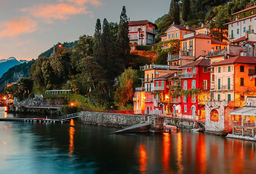
#> input picture k-means/scene.png, 256 x 174 px, shrunk from 1275 x 867 before the run
$ python kmeans_image_compression.py
#> lines starting #> are read from the running program, lines starting #| are printed output that depends on the picture; long printed decimals are rounded
### k-means/utils.py
import numpy as np
import matplotlib.pyplot as plt
from mpl_toolkits.mplot3d import Axes3D

def load_data():
    X = np.load("data/ex7_X.npy")
    return X

def draw_line(p1, p2, style="-k", linewidth=1):
    plt.plot([p1[0], p2[0]], [p1[1], p2[1]], style, linewidth=linewidth)

# [15 lines left out: functions plot_data_points, plot_progress_kMeans, not called in this run]

def plot_kMeans_RGB(X, centroids, idx, K):
    fig = plt.figure(figsize=(16, 16))
    ax = fig.add_subplot(221, projection='3d')
    ax.scatter(X[:, 0], X[:, 1], X[:, 2], zdir='z', depthshade=False, s=0.3, c=X / 255)
    ax.scatter(centroids[:, 0], centroids[:, 1], centroids[:, 2], zdir='z', depthshade=False, s=500, c='red', marker='x', lw=3)
    ax.set_xlabel('R value - Redness')
    ax.set_ylabel('G value - Greenness')
    ax.set_zlabel('B value - Blueness')
    ax.yaxis.set_pane_color((0., 0., 0., .2))
    ax.set_title("Original colors and their color clusters' centroids")
    plt.show()

def show_centroid_colors(centroids):
    palette = np.expand_dims(centroids, axis=0)
    num = np.arange(0, len(centroids))
    plt.figure(figsize=(16, 2))
    plt.xticks(num)
    plt.yticks([])
    plt.imshow(palette.reshape(1, -1, 3) / 255, aspect='auto')
    plt.show()

### k-means/kmeans_image_compression.py
import numpy as np
import matplotlib.pyplot as plt
from utils import *
import os
from PIL import Image
from sklearn.cluster import KMeans

def find_closest_centroids(X, centroids):
    K = centroids.shape[0]
    idx = np.zeros(X.shape[0], dtype=int)
    for i in range(X.shape[0]):
        distances = np.linalg.norm(X[i] - centroids, axis=1)
        idx[i] = np.argmin(distances)
    return idx

def compute_centroids(X, idx, K):
    m, n = X.shape
    centroids = np.zeros((K, n))
    for k in range(K):
        points = X[idx == k]
        if points.size != 0:
            centroids[k] = np.mean(points, axis=0)
    return centroids

def kMeans_init_centroids(X, K):
    kmeans = KMeans(n_clusters=K, init='k-means++', random_state=0)
    kmeans.fit(X)
    centroids = kmeans.cluster_centers_
    return centroids

def run_kMeans(X, initial_centroids, max_iters=10):
    m, n = X.shape
    K = initial_centroids.shape[0]
    centroids = initial_centroids
    previous_centroids = centroids
    idx = np.zeros(m, dtype=int)
    for i in range(max_iters):
        print(f"K-Means iteration {i}/{max_iters-1}")
        idx = find_closest_centroids(X, centroids)
        previous_centroids = centroids
        centroids = compute_centroids(X, idx, K)
    return centroids, idx

def count_unique_colors(img):
    return len(np.unique(np.reshape(img, (-1, img.shape[2])), axis=0))

image_file = "scene.png"  # enter the file name here
if not os.path.exists(image_file):
    print("The file does not exist. Please check the file name and try again.")
    exit()

original_img = np.array(Image.open(image_file).convert('RGB'))
plt.imshow(original_img)
plt.title('Original Image')
plt.show()
print("Shape of original_img is:", original_img.shape)
#| Shape of original_img is: (174, 256, 3)

num_unique_colors = count_unique_colors(original_img)
#> num_unique_colors = 36861
print(f"The image contains {num_unique_colors} unique colors.")
#| The image contains 36861 unique colors.

while True:
    K = int(input(f"Enter the number of colors to compress the image to (must be less than {num_unique_colors}): "))
    if K < num_unique_colors:
        break
    print(f"Please enter a number less than {num_unique_colors}.")
#> this loop made 1 pass; the answer given on pass 1: 3
#> K on pass 1: 3

X_img = np.reshape(original_img, (original_img.shape[0] * original_img.shape[1], 3)).astype(float)
max_iters = 10

print("Initial centroids:")
initial_centroids = kMeans_init_centroids(X_img, K)
#> in kMeans_init_centroids, `centroids = kmeans.cluster_centers_`: centroids = [[44.18, 42.62, 31.04], [154.7, 78.92, 48.38], [173, 159.8, 149.2]]
#> initial_centroids has the same summary as centroids in kMeans_init_centroids
print(initial_centroids)
#| [[ 44.178  42.624   31.038]
#|  [154.733  78.919  48.380]
#|  [173.029 159.785 149.192]]

centroids, idx = run_kMeans(X_img, initial_centroids, max_iters)
#> in run_kMeans, `previous_centroids = centroids`: previous_centroids has the same summary as centroids in kMeans_init_centroids
#> centroids = [[43.89, 42.43, 30.91], [153.9, 78.9, 48.54], [173.2, 159.9, 149.2]]
print("Final centroids:")
print(centroids)
#| [[ 43.889  42.432  30.911]
#|  [153.914  78.896   48.542 ]
#|  [173.210 159.857 149.193]]
print("Shape of idx:", idx.shape)
#| Shape of idx: (44544,)
print("Closest centroid for the first five elements:", idx[:5])
#| Closest centroid for the first five elements: [2 2 2 2 2]

plot_kMeans_RGB(X_img, centroids, idx, K)
#> in plot_kMeans_RGB, `plt.show()`:
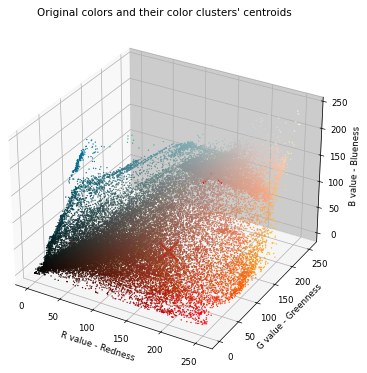
#> figure drawn by matplotlib, 1 panel
show_centroid_colors(centroids)
#> in show_centroid_colors, `palette = np.expand_dims(centroids, axis=0)`: palette has the same summary as centroids outside show_centroid_colors
#> in show_centroid_colors, `num = np.arange(0, len(centroids))`: num = [0, 1, 2]
#> in show_centroid_colors, `plt.show()`:
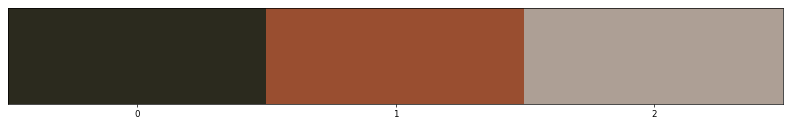
#> figure drawn by matplotlib, 1 panel

idx = find_closest_centroids(X_img, centroids)
X_recovered = centroids[idx, :]
X_recovered = np.reshape(X_recovered, original_img.shape)
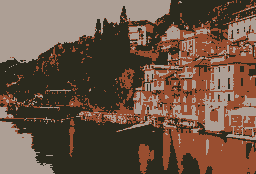
#> X_recovered: shape (174, 256, 3) float64; mean R, G, B 109.8, 85.7, 69.6

fig, ax = plt.subplots(1, 2, figsize=(16, 16))
ax[0].imshow(original_img)
ax[0].set_title('Original')
ax[0].axis('off')

ax[1].imshow(X_recovered.astype(np.uint8))
ax[1].set_title(f'Compressed with {K} colours')
ax[1].axis('off')
plt.show()
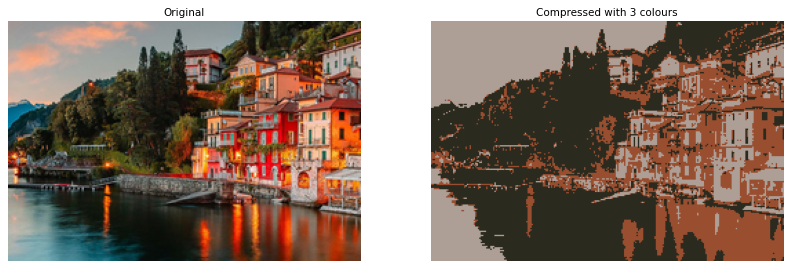
#> figure drawn by matplotlib, 2 panels

$ run again, with k-means/bird_small.png copied over k-means/scene.png
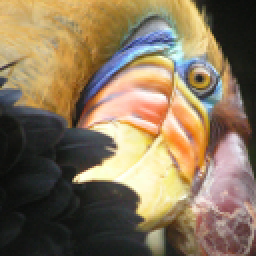
#> input picture k-means/bird_small.png, 128 x 128 px (shown 2 times larger)
#> original_img is the input picture: shape (128, 128, 3); mean R, G, B 135.4, 117.4, 91.3
#| Shape of original_img is: (128, 128, 3)
#> num_unique_colors = 13930
#| The image contains 13930 unique colors.
#> the loop `while True:` made 1 pass; the answer given on pass 1: 3
#> K on pass 1: 3
#> in kMeans_init_centroids, `centroids = kmeans.cluster_centers_`: centroids = [[39.37, 37.91, 34.76], [227, 205.3, 165.2], [163.5, 130.6, 91.39]]
#> initial_centroids has the same summary as centroids in kMeans_init_centroids
#| [[ 39.371  37.910  34.764]
#|  [226.958 205.253  165.163]
#|  [163.459 130.634  91.385]]
#> in run_kMeans, `previous_centroids = centroids`: previous_centroids has the same summary as centroids in kMeans_init_centroids
#> `centroids, idx = run_kMeans(X_img, initial_centroids, max_iters)`: centroids = [[39.15, 37.78, 34.7], [226.8, 205, 164.8], [163, 130.2, 91.08]]; idx = 16384 values, max 2 at index 9, min 0 at index 97, mean 0.971
#| [[ 39.152  37.783  34.701]
#|  [226.771 204.958  164.751 ]
#|  [162.978  130.173  91.079]]
#| Shape of idx: (16384,)
#| Closest centroid for the first five elements: [1 1 1 1 1]
#> palette has the same summary as centroids outside show_centroid_colors
#> num = [0, 1, 2]
#> in show_centroid_colors, `plt.show()`:
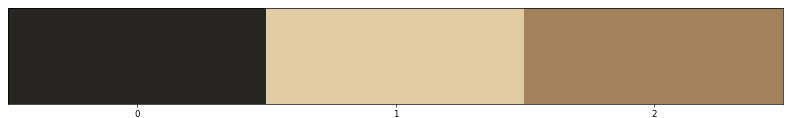
#> figure drawn by matplotlib, 1 panel
#> `plt.show()`:
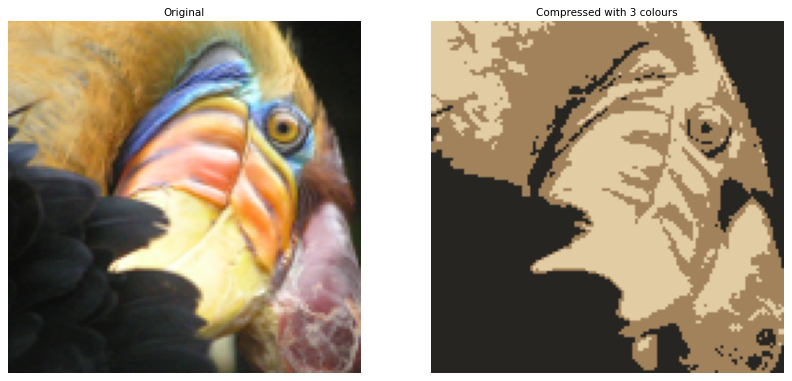
#> figure drawn by matplotlib, 2 panels
